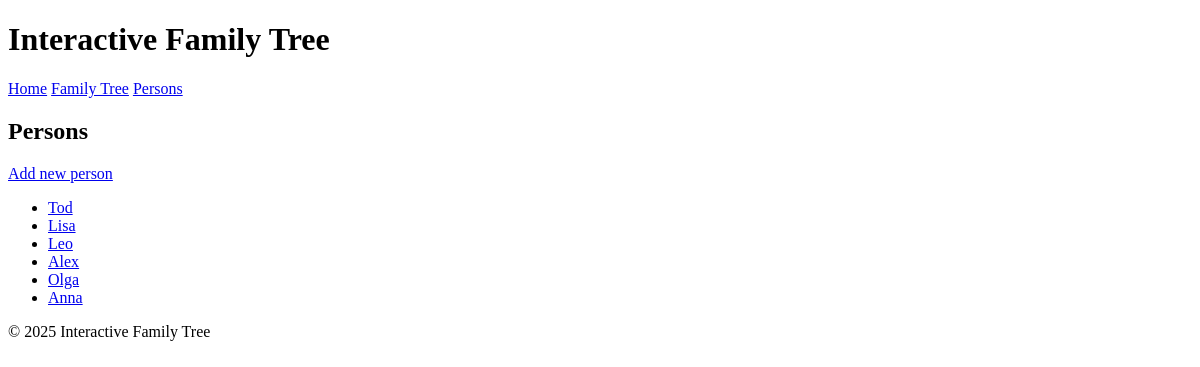
Before: /persons with the older database file.
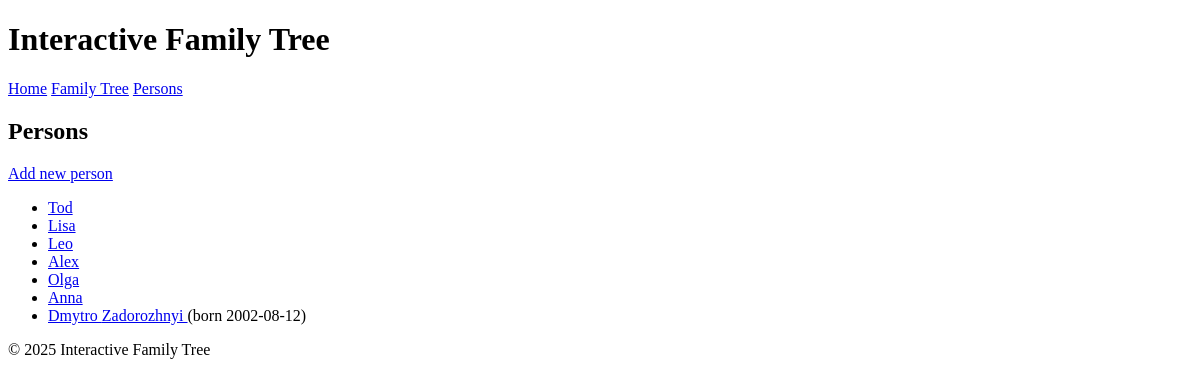
After: the same page with the newer database file.
### tables this page shows
CREATE TABLE persons (
    id INTEGER PRIMARY KEY AUTOINCREMENT,
    first_name TEXT NOT NULL,
    last_name TEXT,
    birth_date TEXT,
    death_date TEXT,
    gender TEXT,
    notes TEXT,
    created_at TEXT DEFAULT CURRENT_TIMESTAMP
);

### app.py (the view)
@app.route("/persons")
def persons():
    people = get_all_persons()
    return render_template("persons.html", people=people)

### db.py (called while the page is built)
def get_db():
    conn = sqlite3.connect(DB_PATH)
    conn.row_factory = sqlite3.Row
    return conn

def get_all_persons():
    conn = get_db()
    cur = conn.cursor()
    cur.execute("SELECT * FROM persons ORDER BY id")
    rows = cur.fetchall()
    conn.close()
    return rows

### templates/persons.html (shortened to what this page needs)
{% extends "base.html" %}
{% block content %}
<h2>Persons</h2>
<p>
    <a href="{{ url_for('add_person_route') }}">Add new person</a>
</p>
{% if people and people|length > 0 %}
    <ul>
        {% for p in people %}
            <li>
                <a href="{{ url_for('person_detail', person_id=p['id']) }}">
                    {{ p["first_name"] }} {{ p["last_name"] or "" }}
                </a>
                {% if p["birth_date"] %}
                    (born {{ p["birth_date"] }})
                {% endif %}
            </li>
        {% endfor %}
    </ul>
{% else %}
    <p>No persons yet. Database is empty.</p>
{% endif %}
{% endblock %}

### templates/base.html (shortened to what this page needs)
<!DOCTYPE html>
<html lang="en">
<head>
    <link rel="stylesheet" href="{{ url_for('static', filename='css/style.css') }}">
</head>
<body>
    <header class="main-header">
        <div class="container">
            <h1>Interactive Family Tree</h1>
            <nav>
                <a href="{{ url_for('index') }}">Home</a>
                <a href="{{ url_for('index') }}">Family Tree</a>
                <a href="{{ url_for('persons') }}">Persons</a>
            </nav>
        </div>
    </header>
    <main class = "main-content container">
        <div class="conteiner">
            {% block content %}{% endblock %}
        </div>
    </main>
    <footer class="main-footer">
        <div class="container">
            <p>© 2025 Interactive Family Tree</p>
        </div>
    </footer>
</body>
</html>

Changed rows visible on the page:
added persons: first_name "Dmytro", last_name "Zadorozhnyi", birth_date "2002-08-12"
